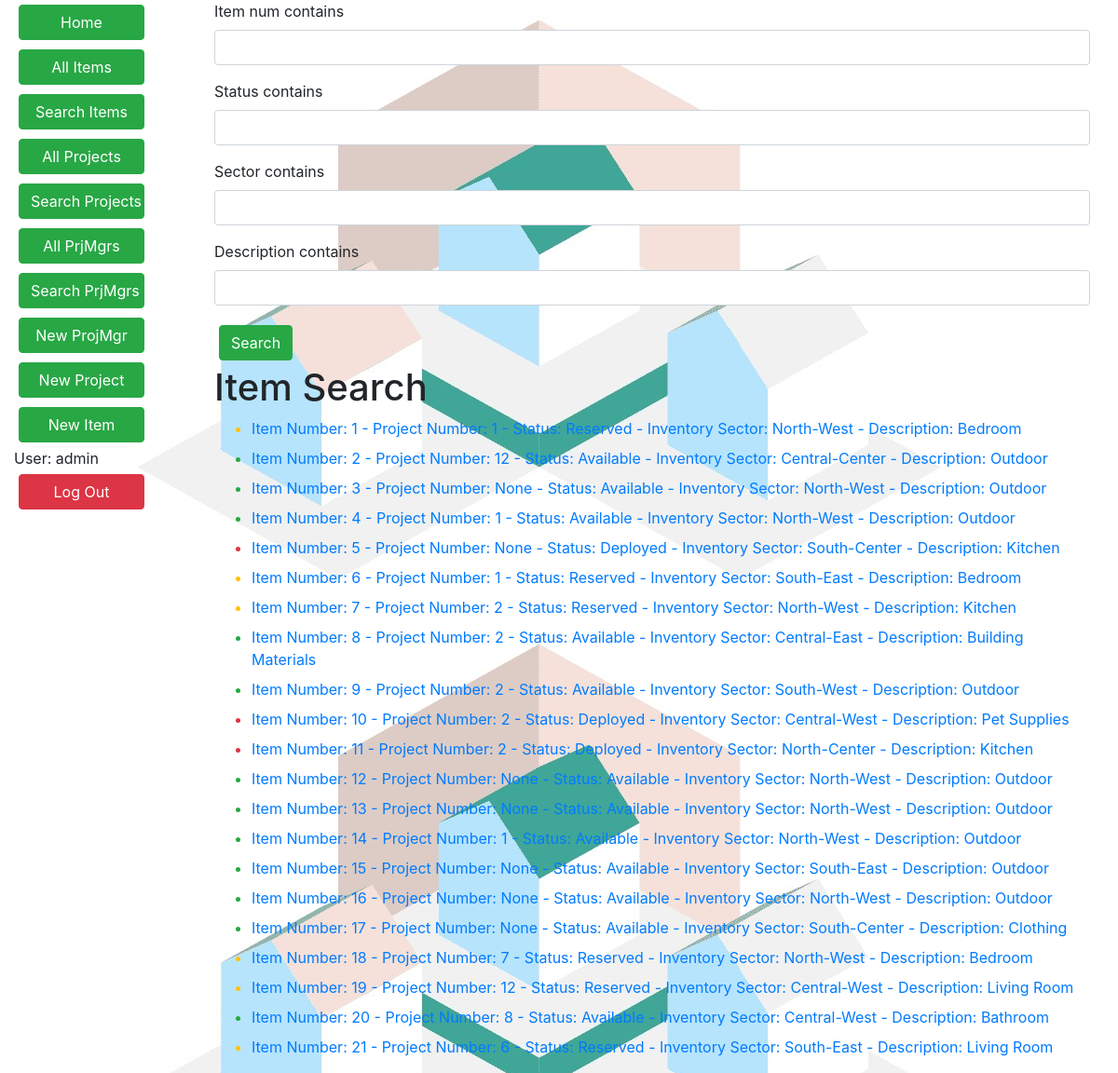
Page /resreq/item-search/ (signed in) on the committed database.
### resreq/models.py (models this page shows, shortened)
class Item(models.Model):
    item_num = models.AutoField(primary_key=True)
    item_uuid = models.UUIDField(default=uuid.uuid4)
    prj = models.ForeignKey('Project', related_name='items', on_delete=models.SET_NULL, null=True, blank=True)
    notes = models.CharField(max_length=500, blank=True)
    date_added = models.DateField(null=True, blank=True)
    history = HistoricalRecords()
    ITEM_STATUS = (
        ('Available', 'Available'),
        ('Reserved', 'Reserved'),
        ('Deployed', 'Deployed'),
    )
    status = models.TextField(
        max_length=25,
        choices=ITEM_STATUS,
        default='Available',
    )
    ITEM_DESCRIPTION = (
        ('Building Materials', 'Building Materials'),
        ('Living Room', 'Living Room'),
        ('Kitchen', 'Kitchen'),
        ('Bedroom', 'Bedroom'),
        ('Bathroom', 'Bathroom'),
        ('Clothing', 'Clothing'),
        ('Outdoor', 'Outdoor'),
        ('Pet Supplies', 'Pet Supplies'),
        ('Recreational', 'Recreational'),
        ('Vehicle', 'Vehicle'),
    )
    description = models.TextField(
        max_length=25,
        choices=ITEM_DESCRIPTION,
        default='Outdoor'
    )
    ITEM_SECTOR = (
        ('North-West', 'NW'),
        ('North-Center', 'NC'),
        ('North-East', 'NE'),
        ('Central-West', 'CW'),
        ('Central-Center', 'CC'),
        ('Central-East', 'CE'),
        ('South-West', 'SW'),
        ('South-Center', 'SC'),
        ('South-East', 'SE'),
        ('Off Site', 'OS'),
    )
    sector = models.CharField(
        max_length=25,
        choices=ITEM_SECTOR, default='NW'
    )
    def get_absolute_url(self):
        return reverse('item-detail', args=[str(self.item_num)])
    def __str__(self):
        if not self.prj:
            return 'Item Number: {0} -  Project Number: {1} - Status: {2} - Inventory Sector: {3} - Description: {4}' \
                .format(self.item_num,
                        "None",
                        self.status,
                        self.sector,
                        self.description)
        else:
            return 'Item Number: {0} -  Project Number: {1} - Status: {2} - Inventory Sector: {3} - Description: {4}' \
                .format(self.item_num,
                        self.prj.prj_num,
                        self.status,
                        self.sector,
                        self.description)

class Project(models.Model):
    prj_num = models.AutoField(primary_key=True)
    prj_mgr = models.ForeignKey('PrjMgr', related_name='projects', on_delete=models.SET_NULL, null=True, blank=True)
    summary = models.TextField(max_length=1000, help_text="Enter project description", null=True, blank=True)
    date_created = models.DateField(auto_now=True)
    completion_date = models.DateField(null=True, blank=True)
    history = HistoricalRecords()
    PROJECT_STATUS = (
        ('Behind Schedule', 'Behind Schedule'),
        ('Complete', 'Complete'),
        ('In Progress', 'In Progress'),
        ('Scheduled', 'Scheduled'),
        ('Planning', 'Planning'),
    )
    prj_status = models.TextField(
        max_length=12,
        choices=PROJECT_STATUS,
        default='Planning'
    )

### resreq/views.py (the view)
# urls.py: path('item-search/', views.ItemSearchView.as_view(), name='item-search'),
class ItemSearchView(LoginRequiredMixin, generic.ListView):
    model = Item
    template_name = 'resreq/item_search.html'
    def get_context_data(self, **kwargs):
        context = super().get_context_data(**kwargs)
        context['filter'] = ItemFilter(self.request.GET, queryset=self.get_queryset())
        return context

### resreq/templates/resreq/item_search.html (shortened to what this page needs)
<!DOCTYPE html>
{% extends "base_generic.html" %}
{% load crispy_forms_filters %}
{% block content %}
    <div class="container">
        <form method="GET">
            {{ filter.form|crispy }}
            <button type="submit" class="btn btn-success">Search</button>
        </form>
        <h1>Item Search</h1>
        <ul>
            {% for item in filter.qs %}
                <li class="{% if item.status == 'Deployed' %}text-danger
                    {% elif item.status == 'Available' %}text-success
                    {% elif item.status == 'Reserved' %}text-warning
                    {% endif %}">
                    <a href="{{ item.get_absolute_url }}">{{ item }}</a>
                </li>
            {% endfor %}
        </ul>
    </div>
{% endblock %}

### resreq/templates/base_generic.html (shortened to what this page needs)
{% load crispy_forms_tags %}
<!DOCTYPE html>
<html lang="en">
<head>
    <link rel="stylesheet" href="https://stackpath.bootstrapcdn.com/bootstrap/4.1.3/css/bootstrap.min.css"
>
    {% load static %}
    <link rel="stylesheet" href="{% static 'css/styles.css' %}">
</head>
<body>
<div class="container-fluid"  >
    <div class="row justify-content-center">
        <div class="col-sm-2">
            {% block sidebar %}
                <ul class="sidebar-nav" >
                    {% if user.is_authenticated %}
                        <form action="{% url 'index' %}">
                            <button type="submit" class="btn btn-success custom">Home</button>
                        </form>
                        <form action="{% url 'items' %}">
                            <button type="submit" class="btn btn-success custom">All Items</button>
                        </form>
                        <form action="{% url 'item-search' %}">
                            <button type="submit" class="btn btn-success custom">Search Items</button>
                        </form>
                        <form action="{% url 'projects' %}">
                            <button type="submit" class="btn btn-success custom">All Projects</button>
                        </form>
                        <form action="{% url 'project-search' %}">
                            <button type="submit" class="btn btn-success custom">Search Projects</button>
                        </form>
                        <form action="{% url 'prjmgrs' %}">
                            <button type="submit" class="btn btn-success custom">All PrjMgrs</button>
                        </form>
                        <form action="{% url 'prjmgr-search' %}">
                            <button type="submit" class="btn btn-success custom">Search PrjMgrs</button>
                        </form>
                    {% endif %}
                    {% if user.is_staff %}
                        <form action="{% url 'prjmgr-create' %}">
                            <button type="submit" class="btn btn-success custom">New ProjMgr</button>
                        </form>
                        <form action="{% url 'project-create' %}">
                            <button type="submit" class="btn btn-success custom">New Project</button>
                        </form>
                        <form action="{% url 'item-create' %}">
                            <button type="submit" class="btn btn-success custom">New Item</button>
                        </form>
                    {% endif %}
                    {% if user.is_authenticated %}
                        <li>User: {{ user.get_username }}</li>
                        <form action="{% url 'logout' %}?next={% url 'logout' %}">
                            <button type="submit" class="btn btn-danger custom">Log Out</button>
                        </form>
                    {% endif %}
                </ul>
            {% endblock %}
        </div>
        <div class="col-sm-10 ">{% block content %}{% endblock %}
        </div>
    </div>
</div>
</body>
</html>

### resreq/static/css/styles.css (style rules this page uses)
.sidebar-nav { padding: 0; list-style: none; }
.btn { margin: 5px; }
.custom { width: 135px; }
body, html { height: 100%; background-image: url(/static/onlylogo.jpg); }

### rows in the picture
Item: prj+item_num+status "Item Number: 1 - Project Number: 1 - Status: Reserved - Inventory Sector: North-West - Description: Bedroom"
Item: prj+item_num+status "Item Number: 2 - Project Number: 12 - Status: Available - Inventory Sector: Central-Center - Description: Outdoor"
Item: prj+item_num+status "Item Number: 3 - Project Number: None - Status: Available - Inventory Sector: North-West - Description: Outdoor"
Item: prj+item_num+status "Item Number: 4 - Project Number: 1 - Status: Available - Inventory Sector: North-West - Description: Outdoor"
Item: prj+item_num+status "Item Number: 5 - Project Number: None - Status: Deployed - Inventory Sector: South-Center - Description: Kitchen"
Item: prj+item_num+status "Item Number: 6 - Project Number: 1 - Status: Reserved - Inventory Sector: South-East - Description: Bedroom"
Item: prj+item_num+status "Item Number: 7 - Project Number: 2 - Status: Reserved - Inventory Sector: North-West - Description: Kitchen"
Item: prj+item_num+status "Item Number: 8 - Project Number: 2 - Status: Available - Inventory Sector: Central-East - Description: Building Materials"
Item: prj+item_num+status "Item Number: 9 - Project Number: 2 - Status: Available - Inventory Sector: South-West - Description: Outdoor"
Item: prj+item_num+status "Item Number: 10 - Project Number: 2 - Status: Deployed - Inventory Sector: Central-West - Description: Pet Supplies"
Item: prj+item_num+status "Item Number: 11 - Project Number: 2 - Status: Deployed - Inventory Sector: North-Center - Description: Kitchen"
Item: prj+item_num+status "Item Number: 12 - Project Number: None - Status: Available - Inventory Sector: North-West - Description: Outdoor"
Item: prj+item_num+status "Item Number: 13 - Project Number: None - Status: Available - Inventory Sector: North-West - Description: Outdoor"
Item: prj+item_num+status "Item Number: 14 - Project Number: 1 - Status: Available - Inventory Sector: North-West - Description: Outdoor"
Item: prj+item_num+status "Item Number: 15 - Project Number: None - Status: Available - Inventory Sector: South-East - Description: Outdoor"
Item: prj+item_num+status "Item Number: 16 - Project Number: None - Status: Available - Inventory Sector: North-West - Description: Outdoor"
Item: prj+item_num+status "Item Number: 17 - Project Number: None - Status: Available - Inventory Sector: South-Center - Description: Clothing"
Item: prj+item_num+status "Item Number: 18 - Project Number: 7 - Status: Reserved - Inventory Sector: North-West - Description: Bedroom"
Item: prj+item_num+status "Item Number: 19 - Project Number: 12 - Status: Reserved - Inventory Sector: Central-West - Description: Living Room"
Item: prj+item_num+status "Item Number: 20 - Project Number: 8 - Status: Available - Inventory Sector: Central-West - Description: Bathroom"
Item: prj+item_num+status "Item Number: 21 - Project Number: 6 - Status: Reserved - Inventory Sector: South-East - Description: Living Room"

### other values in the picture
{{ user.get_username }} "admin"
